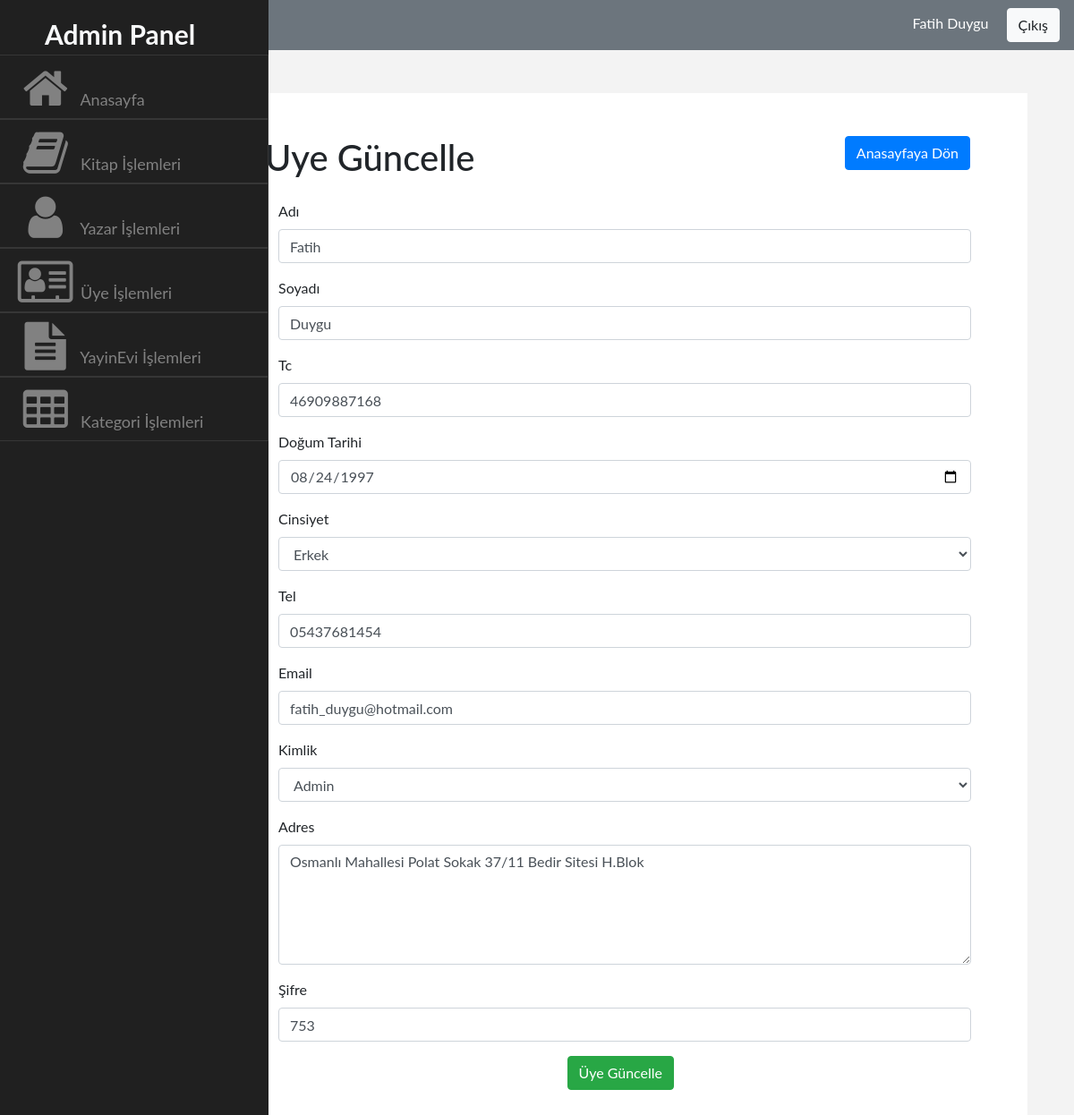
/Admin/Uye/update.php?id=1 (signed in), run on the app's committed database.
### tables this page shows
CREATE TABLE `uyeler` (
  `Id` int(11) NOT NULL,
  `Adi` varchar(30) NOT NULL,
  `Soyadi` varchar(30) NOT NULL,
  `Tc` varchar(11) NOT NULL,
  `Dogum_Tarihi` date NOT NULL,
  `Cinsiyet` tinyint(1) NOT NULL,
  `Tel` varchar(11) NOT NULL,
  `Email` varchar(30) NOT NULL,
  `Kimlik` tinyint(1) NOT NULL,
  `kutuphaneId` int(11) NOT NULL,
  `Adres` varchar(100) NOT NULL,
  `sifre` varchar(20) NOT NULL
);

### Admin/Uye/update.php (the view, shortened to what this page needs)
<?php
include('../php/header.php');
require_once '../../baglan.php';
    if(isset($_GET['id']))
    {
        $sorgu=$db->prepare('SELECT * FROM uyeler where id=?');
        $sorgu->execute([$_GET['id']]);
        $uye=$sorgu->fetch(PDO::FETCH_ASSOC);
    }
    ?>
<a href="index.php" class="btn btn-primary float-right mb-3 mr-3">Anasayfaya Dön</a>
<h1 class="display-5 mb-4">Uye Güncelle</h1>
    <form method="post">
        <div class="form-group">
            <div class="col-md-2"><label class="font">Adı</label></div>
            <div class="col-lg-offset-0 col-md-12"><input type="text" name="adi" class="form-control" value="<?php if (isset($_POST['submit'])){echo $Adi;} if (isset($_GET['id']) && !isset($_POST['submit'])){ echo $uye['Adi'];}?>"></div>
        </div>
        <div class="form-group">
            <div class="col-md-2"><label class="font">Soyadı</label></div>
            <div class="col-lg-offset-0 col-md-12"><input type="text" name="soyadi" class="form-control" value="<?php if (isset($_POST['submit'])){echo $Soyadi;} if (isset($_GET['id']) && !isset($_POST['submit'])){ echo $uye['Soyadi'];}?>"></div>
        </div>
        <div class="form-group">
            <div class="col-md-2"><label class="font">Tc</label></div>
            <div class="col-lg-offset-0 col-md-12"><input type="text" name="tc" class="form-control" value="<?php if (isset($_POST['submit'])){echo $Tc;} if (isset($_GET['id']) && !isset($_POST['submit'])){ echo $uye['Tc'];}?>"></div>
        </div>
        <div class="form-group">
            <div class="col-md-2"><label class="font">Doğum Tarihi</label></div>
            <div class="col-lg-offset-0 col-md-12"><input type="date" name="dogumtarihi" class="form-control" value="<?php if (isset($_POST['submit'])){echo $Dogum_Tarihi;} if (isset($_GET['id']) && !isset($_POST['submit'])){ echo $uye['Dogum_Tarihi'];}?>"></div>
        </div>
        <div class="form-group">
            <div class="col-md-2"><label class="font">Cinsiyet</label></div>
            <div class="col-lg-offset-0 col-md-12">
                <select name="cinsiyet" class="form-control">
                    <?php if ($uye['Cinsiyet']){echo "<option value='0'>Kadın</option><option value='1' selected>Erkek</option>";}else{echo "<option value='0' selected>Kadın</option><option value='1'>Erkek</option>";}?>
                </select>
            </div>
        </div>
        <div class="form-group">
            <div class="col-md-2"><label class="font">Tel</label></div>
            <div class="col-lg-offset-0 col-md-12"><input type="text" name="tel" class="form-control" value="<?php if (isset($_POST['submit'])){echo $Tel;} if (isset($_GET['id']) && !isset($_POST['submit'])){ echo $uye['Tel'];}?>"></div>
        </div>
        <div class="form-group">
            <div class="col-md-2"><label class="font">Email</label></div>
            <div class="col-lg-offset-0 col-md-12"><input type="text" name="email" class="form-control" value="<?php if (isset($_POST['submit'])){echo $Email;} if (isset($_GET['id']) && !isset($_POST['submit'])){ echo $uye['Email'];}?>"></div>
        </div>
        <div class="form-group">
            <div class="col-md-2"><label class="font">Kimlik</label></div>
            <div class="col-lg-offset-0 col-md-12">
                <select name="kimlik" class="form-control">
                    <?php if ($uye['Kimlik']){echo "<option value='0'>Kullanıcı</option><option value='1' selected>Admin</option>";}else{echo "<option value='0' selected>Kullanıcı</option><option value='1'>Admin</option>";}?>
                </select>
            </div>
        </div>
        <div class="form-group">
            <div class="col-md-2"><label class="font">Adres</label></div>
            <div class="col-lg-offset-0 col-md-12"><textarea name="adres" class="form-control" rows="5"><?php if (isset($_POST['submit'])){echo $Adres;} if (isset($_GET['id']) && !isset($_POST['submit'])){ echo $uye['Adres'];}?></textarea></div>
        </div>
        <div class="form-group">
            <div class="col-md-2"><label class="font">Şifre</label></div>
            <div class="col-lg-offset-0 col-md-12"><input type="text" name="sifre" class="form-control" value="<?php if (isset($_POST['submit'])){echo $sifre;} if (isset($_GET['id']) && !isset($_POST['submit'])){ echo $uye['sifre'];}?>"></div>
        </div>
        <div class="form-group">
            <div class="col-lg-offset-0 col-md-12"><button type="submit" class="btn btn-success offset-5">Üye Güncelle</button></div>
        </div>
    </form>
<?php
include('../php/footer.php');
?>

### css/admin.css (style rules this page uses)
body { font-family: "Lato", sans-serif; background-color: #F3F3F3; }

### data on the page
uyeler: adi "Fatih", soyadi "Duygu", tc "46909887168", dogumtarihi "08/24/1997", cinsiyet "Erkek", tel "05437681454", email "fatih_duygu@hotmail.com", kimlik "Admin", adres "Osmanlı Mahallesi Polat Sokak 37/11 Bedir Sitesi H.Blok", sifre "753"

### other printed values
$_SESSION['Adi'] "Fatih"
$_SESSION['Soyadi'] "Duygu"
